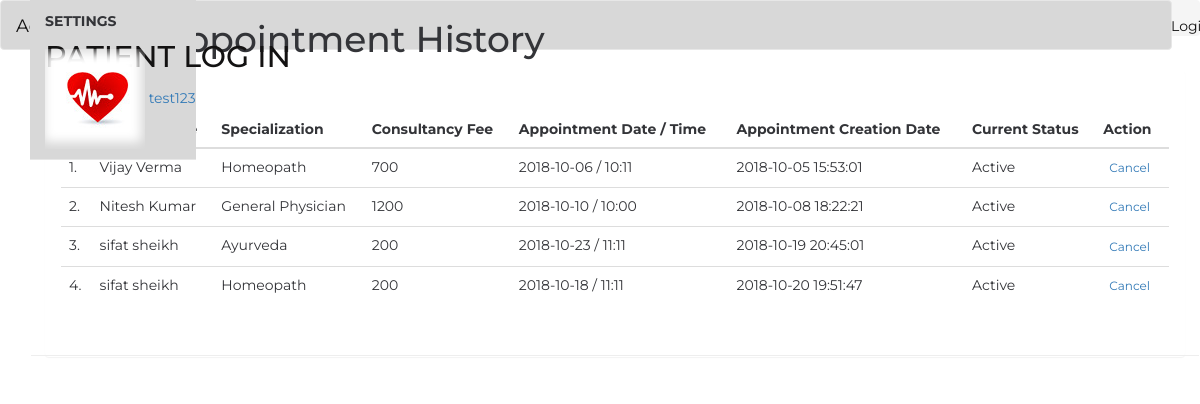
/appointment-history.php (signed in), run on the app's committed database.
### tables this page shows
CREATE TABLE `users` (
  `id` int(11) NOT NULL,
  `fullName` varchar(255) NOT NULL,
  `address` longtext NOT NULL,
  `city` varchar(255) NOT NULL,
  `gender` varchar(255) NOT NULL,
  `email` varchar(255) NOT NULL,
  `password` varchar(255) NOT NULL,
  `regDate` timestamp NOT NULL DEFAULT CURRENT_TIMESTAMP,
  `updationDate` varchar(255) NOT NULL
);

CREATE TABLE `appointment` (
  `id` int(11) NOT NULL,
  `doctorSpecialization` varchar(255) NOT NULL,
  `doctorId` int(11) NOT NULL,
  `userId` int(11) NOT NULL,
  `consultancyFees` int(11) NOT NULL,
  `appointmentDate` varchar(255) NOT NULL,
  `appointmentTime` varchar(255) NOT NULL,
  `postingDate` timestamp NOT NULL DEFAULT CURRENT_TIMESTAMP,
  `userStatus` int(11) NOT NULL,
  `doctorStatus` int(11) NOT NULL,
  `updationDate` varchar(255) NOT NULL
);

CREATE TABLE `doctors` (
  `id` int(11) NOT NULL,
  `specilization` varchar(255) NOT NULL,
  `doctorName` varchar(255) NOT NULL,
  `address` longtext NOT NULL,
  `docFees` varchar(255) NOT NULL,
  `timing1` time NOT NULL,
  `timing2` time NOT NULL,
  `timing3` time NOT NULL,
  `contactno` bigint(11) NOT NULL,
  `docEmail` varchar(255) NOT NULL,
  `password` varchar(255) NOT NULL,
  `creationDate` timestamp NOT NULL DEFAULT CURRENT_TIMESTAMP,
  `updationDate` varchar(255) NOT NULL
);

### appointment-history.php (the view, shortened to what this page needs)
<!DOCTYPE html>
<html>
<head>
	<link rel="stylesheet" type="text/css" href="https://maxcdn.bootstrapcdn.com/bootstrap/3.3.5/css/bootstrap.min.css">
    <link rel="stylesheet" type="text/css" href="https://maxcdn.bootstrapcdn.com/font-awesome/4.4.0/css/font-awesome.min.css">
	<link rel="stylesheet" type="text/css" href="hosp.css">
</head>
<body>
<nav class="navbar navbar-default">
  <div class="container">
    <div class="navbar-header">
     <a class="navbar-brand" href="hospital.php">Adam And Eve</a>
    </div>
    <div class="collapse navbar-collapse" id="bs-example-navbar-collapse-1">
      <ul class="nav navbar-nav">
       <li class="active"><a href="hospital.php">Home</a></li>
         <li><a href="aboutus.php">About US</a></li>
          <li><a href="gallery.html">Gallery</a></li>
        <li><a href="doctors.html">Our Doctors</a></li>
        <li><a href="user-login.php">Online Services</a></li>
        <li><a href="cont1.php">Contact us</a></li>
          <li><a href="locateus.php">Locate us</a></li>
      </ul>
      <ul class="nav navbar-nav navbar-right">
        <li><a href="index.php">Login</a></li>
      </ul>
    </div>
  </div>
</nav>
<div class="container">
	<header class="navbar navbar-default navbar-static-top">
					<div class="navbar-header">
						<a class="navbar-brand" href="#">
							<h2 style="padding-top:2% ">PATIENT LOG IN</h2>
						</a>
					</div>
					<div class="navbar-collapse collapse">
						<ul class="nav navbar-right">
								<li  style="padding-top:2% ">
								<H5>  &nbsp &nbsp <strong>SETTINGS</strong>   </h5>
							</li>
							<li class="dropdown current-user">
								<a href class="dropdown-toggle" data-toggle="dropdown">
									<img src="img/3.png" alt="Peter"> <span class="username">
									<?php $query=mysql_query("select fullName from users where id='".$_SESSION['id']."'");
while($row=mysql_fetch_array($query))
{
	echo $row['fullName'];
}
									?> <i class="ti-angle-down"></i></i></span>
								</a>
							</li>
						</ul>
					</div>
				</header>
				<div class="main-content" >
					<div class="wrap-content container" id="container">
						<section id="page-title">
							<div class="row">
								<div class="col-sm-8">
									<h1 class="mainTitle">User  | Appointment History</h1>
																	</div>
								<ol class="breadcrumb">
									<li>
										<span>User </span>
									</li>
									<li class="active">
										<span>Appointment History</span>
									</li>
								</ol>
							</div>
						</section>
							<div class="panel panel-white">
						<div class="container-fluid container-fullw bg-white">
									<div class="row">
								<div class="col-md-12">
									<table class="table table-hover" id="sample-table-1">
										<thead>
											<tr>
												<th class="center">#</th>
												<th class="hidden-xs">Doctor Name</th>
												<th>Specialization</th>
												<th>Consultancy Fee</th>
												<th>Appointment Date / Time </th>
												<th>Appointment Creation Date  </th>
												<th>Current Status</th>
												<th>Action</th>
											</tr>
										</thead>
										<tbody>
<?php
$sql=mysql_query("select doctors.doctorName as docname,appointment.*  from appointment join doctors on doctors.id=appointment.doctorId where appointment.userId='".$_SESSION['id']."'");
$cnt=1;
while($row=mysql_fetch_array($sql))
{
?>
											<tr>
												<td class="center"><?php echo $cnt;?>.</td>
												<td class="hidden-xs"><?php echo $row['docname'];?></td>
												<td><?php echo $row['doctorSpecialization'];?></td>
												<td><?php echo $row['consultancyFees'];?></td>
												<td><?php echo $row['appointmentDate'];?> / <?php echo
												 $row['appointmentTime'];?>
												</td>
												<td><?php echo $row['postingDate'];?></td>
												<td>
<?php if(($row['userStatus']==1) && ($row['doctorStatus']==1))
{
	echo "Active";
}
												?></td>
												<td >
												<div class="visible-md visible-lg hidden-sm hidden-xs">
							<?php if(($row['userStatus']==1) && ($row['doctorStatus']==1))
{ ?>
	<a href="appointment-history.php?id=<?php echo $row['id']?>&cancel=update" onClick="return confirm('Are you sure you want to cancel this appointment ?')"class="btn btn-transparent btn-xs tooltips" title="Cancel Appointment" tooltip-placement="top" tooltip="Remove">Cancel</a>
	<?php } else {
		echo "Canceled";
		} ?>
												</div>
												</td>
											</tr>
											<?php
$cnt=$cnt+1;
											 }?>
										</tbody>
									</table>
								</div>
							</div>
								</div>
					</div>
</div>
</body>
</html>

### hosp.css (style rules this page uses)
body { background: url(https://images.unsplash.com/photo-1519494140681-8b17d830a3e9?ixlib=rb-0.3.5&s=4ba09aa340a1626fc49ae2fd479aa34b&auto=format&fit=crop&w=753&q=80); background-size: cover; background-position: center; color: #333438; font-family: 'Montserrat', sans-serif; }
html { height: 100%; }
.navbar { position: fixed; }
.navbar-default { background-color: #d8d8d8; }
.navbar-default .navbar-nav>li>a, .navbar-default .navbar-nav>.active>a, .navbar-default .navbar-brand { color: #131212; position: fixed; }
.container-fullw { margin-left: -15px; margin-right: -15px; padding-left: 30px; padding-right: 30px; padding-top: 30px; padding-bottom: 30px; border-bottom: 1px solid #eee; }

### data on the page
users: fullName "test123"
appointment: doctorId.doctorName "Vijay Verma", doctorSpecialization "Homeopath", consultancyFees "700", appointmentDate "2018-10-06", appointmentTime "10:11", postingDate "2018-10-05 15:53:01", userStatus "Active"
appointment: doctorId.doctorName "Nitesh Kumar", doctorSpecialization "General Physician", consultancyFees "1200", appointmentDate "2018-10-10", appointmentTime "10:00", postingDate "2018-10-08 18:22:21", userStatus "Active"
appointment: doctorId.doctorName "sifat sheikh", doctorSpecialization "Ayurveda", consultancyFees "200", appointmentDate "2018-10-23", appointmentTime "11:11", postingDate "2018-10-19 20:45:01", userStatus "Active"
appointment: doctorId.doctorName "sifat sheikh", doctorSpecialization "Homeopath", consultancyFees "200", appointmentDate "2018-10-18", appointmentTime "11:11", postingDate "2018-10-20 19:51:47", userStatus "Active"
